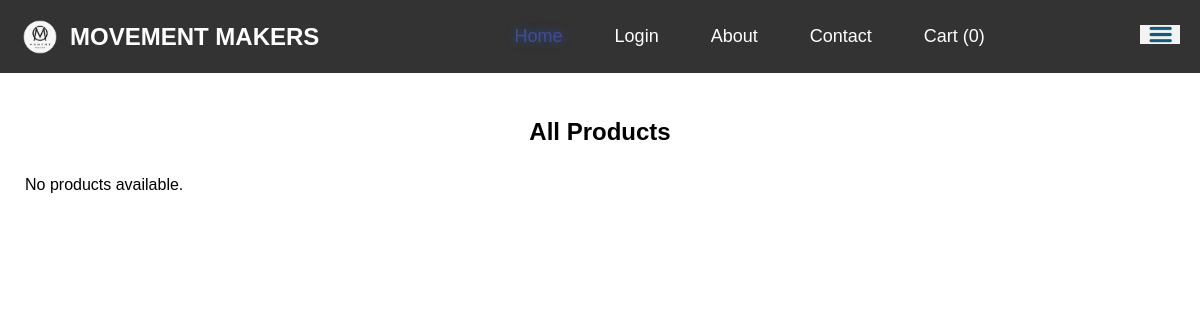
/seller/view_products (signed in), run on an earlier commit of the app's database.
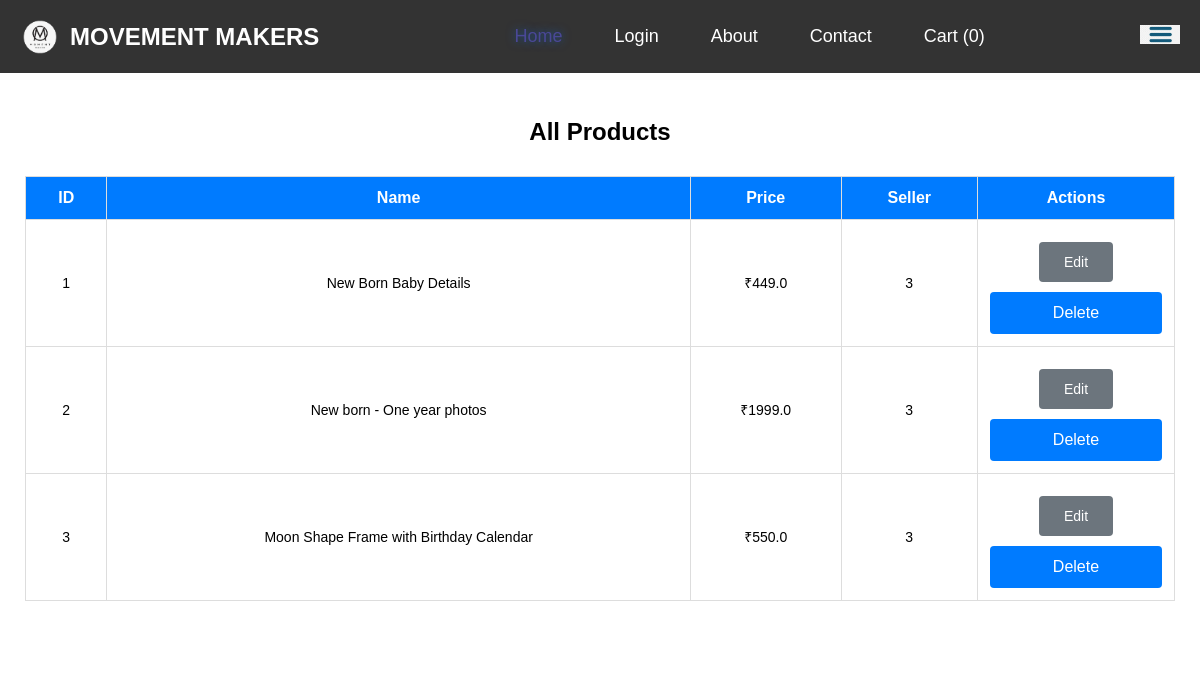
And on a later commit of the database.
### app.py (models this page shows)
class Product(db.Model):
    id = db.Column(db.Integer, primary_key=True)
    name = db.Column(db.String(100), nullable=False)
    price = db.Column(db.Float, nullable=False)
    description = db.Column(db.Text, nullable=False)
    image_path = db.Column(db.String(255), nullable=True)
    seller_id = db.Column(db.Integer, db.ForeignKey('user.id', ondelete="CASCADE"), nullable=False)
    seller = db.relationship('User', backref=db.backref('products', lazy=True, cascade="all, delete"))

### app.py (the view)
@app.route('/seller/view_products')
@role_required('seller')
def seller_view_products():
    products = Product.query.all()
    return render_template('view_products.html', products=products)

### app.py (called while the page is built)
def role_required(allowed_roles):
    def wrapper(f):
        @wraps(f)
        def decorated_function(*args, **kwargs):
            if 'logged_in' not in session or session.get('role') not in allowed_roles:
                return redirect(url_for('login'))
            return f(*args, **kwargs)
        return decorated_function
    return wrapper

### templates/view_products.html (shortened to what this page needs)
<!DOCTYPE html>
<html lang="en">
<head>
    <link rel="stylesheet" href="{{ url_for('static', filename='style.css') }}">
</head>
<body>
    {% include 'navbar.html' %}
    <div class="container">
        <h2>All Products</h2>
        {% if products %}
        <table>
            <tr>
                <th>ID</th>
                <th>Name</th>
                <th>Price</th>
                <th>Seller</th>
                <th>Actions</th>
            </tr>
            {% for product in products %}
            <tr>
                <td>{{ product.id }}</td>
                <td>{{ product.name }}</td>
                <td>₹{{ product.price }}</td>
                <td>{{ product.seller_id }}</td>
                <td>
                    <a class="btn" href="{{ url_for('seller_edit_product', product_id=product.id) }}">Edit</a>
                    <form action="{{ url_for('delete_product', product_id=product.id) }}" method="post">
                        <button type="submit" class="btn">Delete</button>
                    </form>
                </td>
            </tr>
            {% endfor %}
        </table>
        {% else %}
        <p>No products available.</p>
        {% endif %}
    </div>
</body>
</html>

What changed in the data, as far as the page shows it:
added Product: id "1", name "New Born Baby Details", price "449.0", seller_id "3"
added Product: id "2", name "New born - One year photos", price "1999.0", seller_id "3"
added Product: id "3", name "Moon Shape Frame with Birthday Calendar", price "550.0", seller_id "3"
Also different on the page:
text no longer shown: "No products available."
text now shown: "ID Name Price Seller Actions"
